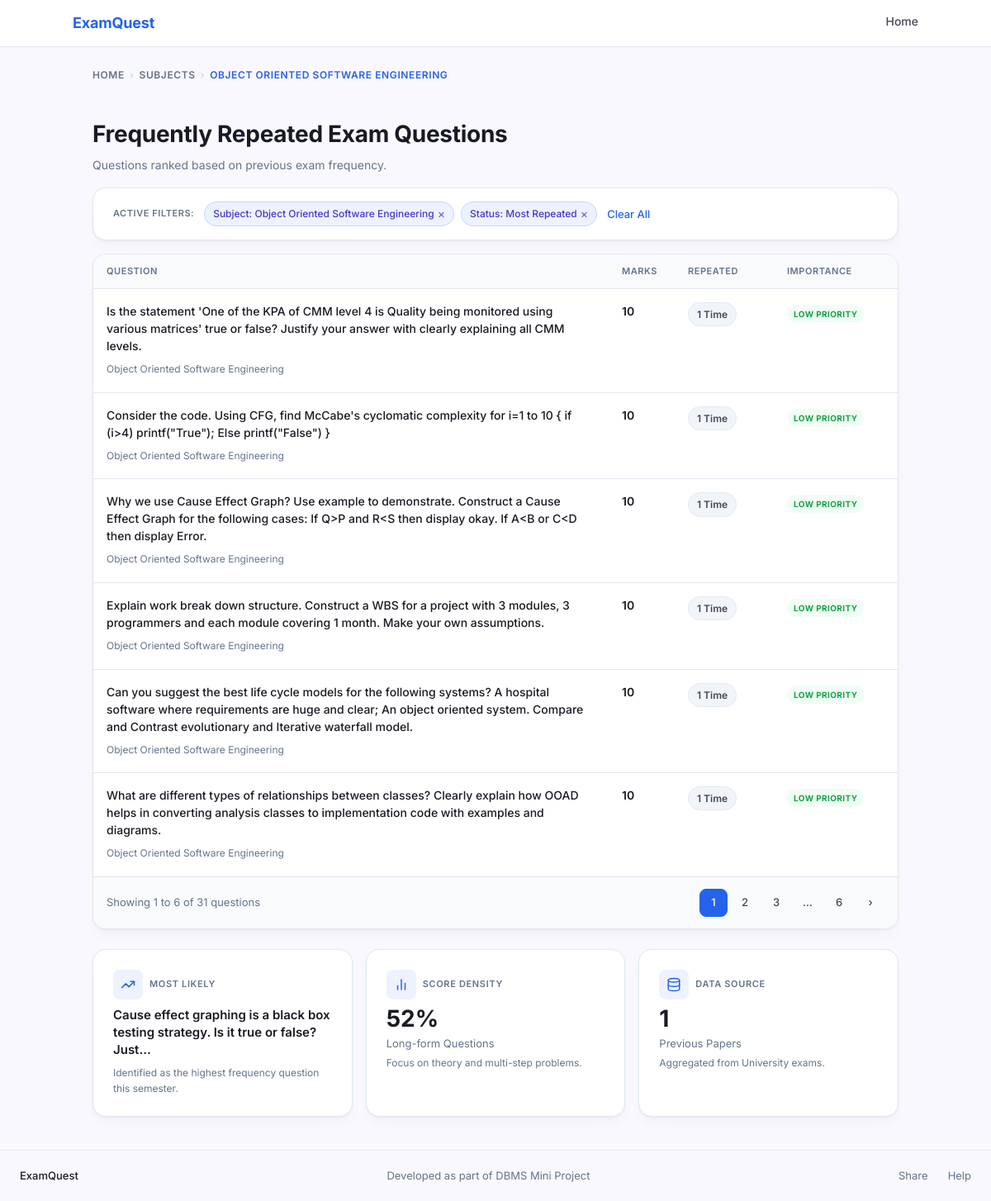
The page /questions.php?subject_id=10 on the database its author committed.
### tables this page shows
CREATE TABLE subject (
    subject_id   INT AUTO_INCREMENT PRIMARY KEY,
    subject_name VARCHAR(200) NOT NULL,
    semester     VARCHAR(10)  NOT NULL,
    subject_type VARCHAR(50)  NOT NULL DEFAULT 'Core Subject',
    syllabus_id  INT NOT NULL,
    branch_id    INT NOT NULL,
    UNIQUE KEY uq_subject (subject_name(150), semester, syllabus_id, branch_id),
    FOREIGN KEY (syllabus_id) REFERENCES syllabus(syllabus_id) ON DELETE CASCADE,
    FOREIGN KEY (branch_id)   REFERENCES branch(branch_id)     ON DELETE CASCADE
);

CREATE TABLE questions (
    question_id   INT AUTO_INCREMENT PRIMARY KEY,
    subject_id    INT         NOT NULL,
    question_text MEDIUMTEXT  NOT NULL,
    marks         INT         NOT NULL DEFAULT 0,
    frequency     INT         NOT NULL DEFAULT 1,
    UNIQUE KEY uq_question (subject_id, question_text(500)),
    FOREIGN KEY (subject_id) REFERENCES subject(subject_id) ON DELETE CASCADE
);

### questions.php (the view, shortened to what this page needs)
<?php
require_once 'db.php';
$subject_id  = intval($_GET['subject_id']  ?? 0);
$syllabus_id = intval($_GET['syllabus_id'] ?? 0);
$branch_id   = intval($_GET['branch_id']   ?? 0);
$semester    = trim($_GET['semester']       ?? '');
$page        = max(1, intval($_GET['page'] ?? 1));
$stmt = $conn->prepare('
    SELECT s.subject_name, s.semester, s.subject_type,
           sy.regulation_year, b.branch_name,
           s.syllabus_id, s.branch_id
    FROM subject s
    JOIN syllabus sy ON sy.syllabus_id = s.syllabus_id
    JOIN branch   b  ON b.branch_id   = s.branch_id
    WHERE s.subject_id = ?
');
$stmt->bind_param('i', $subject_id);
$stmt->execute();
$subject_info = $stmt->get_result()->fetch_assoc();
if ($syllabus_id <= 0) $syllabus_id = intval($subject_info['syllabus_id']);
if ($branch_id   <= 0) $branch_id   = intval($subject_info['branch_id']);
if ($semester === '')  $semester    = $subject_info['semester'];
$stmt = $conn->prepare('SELECT COUNT(*) AS total FROM questions WHERE subject_id = ?');
$stmt->bind_param('i', $subject_id);
$stmt->execute();
$total_questions = intval($stmt->get_result()->fetch_assoc()['total']);
$total_pages = $total_questions > 0 ? (int)ceil($total_questions / PER_PAGE) : 1;
$page   = min($page, $total_pages);
$offset = ($page - 1) * PER_PAGE;
$stmt = $conn->prepare('
    SELECT question_id, question_text, marks, frequency
    FROM questions
    WHERE subject_id = ?
    ORDER BY frequency DESC, marks DESC
    LIMIT ? OFFSET ?
');
$per_page = PER_PAGE;
$stmt->bind_param('iii', $subject_id, $per_page, $offset);
$stmt->execute();
$questions_result = $stmt->get_result();
$questions = [];
while ($row = $questions_result->fetch_assoc()) {
    $questions[] = $row;
}
function getImportance(int $freq): array {
    return              ['label' => 'LOW PRIORITY',         'class' => 'badge--green'];
}
function getRepeatedLabel(int $freq): string {
    return $freq === 1 ? '1 Time' : $freq . ' Times';
}
$stmt = $conn->prepare('SELECT COUNT(*) AS cnt FROM questions WHERE subject_id = ? AND marks >= 10');
$stmt->bind_param('i', $subject_id);
$stmt->execute();
$long_form_count = intval($stmt->get_result()->fetch_assoc()['cnt']);
$long_form_pct = $total_questions > 0
    ? round(($long_form_count / $total_questions) * 100)
    : 0;
$stmt = $conn->prepare('SELECT MAX(frequency) AS max_freq FROM questions WHERE subject_id = ?');
$stmt->bind_param('i', $subject_id);
$stmt->execute();
$max_freq = intval($stmt->get_result()->fetch_assoc()['max_freq']);
$stmt = $conn->prepare('
    SELECT question_text
    FROM questions
    WHERE subject_id = ?
    ORDER BY frequency DESC
    LIMIT 1
');
$stmt->bind_param('i', $subject_id);
$stmt->execute();
$top_row   = $stmt->get_result()->fetch_assoc();
$top_topic = $top_row
    ? (strlen($top_row['question_text']) > 80
        ? substr($top_row['question_text'], 0, 80) . '…'
        : $top_row['question_text'])
    : 'N/A';
function pageUrl(int $p): string {
    $params         = $_GET;
    $params['page'] = $p;
    return '?' . http_build_query($params);
}
?>
<!DOCTYPE html>
<html lang="en">
<head>
    <link rel="stylesheet" href="style.css">
</head>
<body>
<nav class="nav">
    <div class="nav__inner">
        <a href="index.php" class="nav__brand">ExamQuest</a>
        <div class="nav__links">
            <a href="index.php">Home</a>
        </div>
    </div>
</nav>
<main>
    <div class="container questions-layout">
        <nav class="breadcrumb" aria-label="Breadcrumb">
            <a href="index.php">Home</a>
            <span class="breadcrumb__sep">›</span>
            <a href="subject.php?syllabus_id=<?= $syllabus_id ?>&branch_id=<?= $branch_id ?>&semester=<?= urlencode($semester) ?>">Subjects</a>
            <span class="breadcrumb__sep">›</span>
            <span class="breadcrumb__current"><?= htmlspecialchars(strtoupper($subject_info['subject_name']), ENT_QUOTES, 'UTF-8') ?></span>
        </nav>
        <div class="page-header">
            <div>
                <h1>Frequently Repeated Exam Questions</h1>
                <p>Questions ranked based on previous exam frequency.</p>
            </div>
        </div>
        <div class="card active-filters">
            <span class="active-filters__label">Active Filters:</span>
            <span class="chip">
                Subject: <?= htmlspecialchars($subject_info['subject_name'], ENT_QUOTES, 'UTF-8') ?>
                <a href="subject.php?syllabus_id=<?= $syllabus_id ?>&branch_id=<?= $branch_id ?>&semester=<?= urlencode($semester) ?>">×</a>
            </span>
            <span class="chip">
                Status: Most Repeated
                <a href="<?= pageUrl(1) ?>">×</a>
            </span>
            <a href="subject.php?syllabus_id=<?= $syllabus_id ?>&branch_id=<?= $branch_id ?>&semester=<?= urlencode($semester) ?>" class="link--clear">Clear All</a>
        </div>
        <?php if (empty($questions)): ?>
        <div class="card" style="text-align:center;padding:48px;color:var(--color-secondary-text);">
            <p>No questions available for this subject yet.</p>
        </div>
        <?php else: ?>
        <div class="card question-table">
            <table>
                <thead>
                    <tr>
                        <th>Question</th>
                        <th style="width:80px;">Marks</th>
                        <th style="width:120px;">Repeated</th>
                        <th style="width:150px;">Importance</th>
                    </tr>
                </thead>
                <tbody>
                    <?php foreach ($questions as $q):
                        $imp = getImportance(intval($q['frequency']));
                    ?>
                    <tr>
                        <td>
                            <p class="question-text"><?= htmlspecialchars($q['question_text'], ENT_QUOTES, 'UTF-8') ?></p>
                            <span class="question-meta">
                                <?= htmlspecialchars($subject_info['subject_name'], ENT_QUOTES, 'UTF-8') ?>
                            </span>
                        </td>
                        <td class="marks-cell"><?= intval($q['marks']) ?></td>
                        <td class="freq-cell">
                            <span class="freq-badge"><?= getRepeatedLabel(intval($q['frequency'])) ?></span>
                        </td>
                        <td class="importance-cell">
                            <span class="badge <?= $imp['class'] ?>"><?= $imp['label'] ?></span>
                        </td>
                    </tr>
                    <?php endforeach; ?>
                </tbody>
            </table>
            <div class="pagination">
                <span class="pagination__info">
                    Showing <?= $offset + 1 ?> to <?= min($offset + PER_PAGE, $total_questions) ?> of <?= $total_questions ?> questions
                </span>
                <div class="pagination__pages">
                    <?php
                    $window = 2;
                    $shown  = [];
                    for ($p = 1; $p <= $total_pages; $p++) {
                        if ($p === 1 || $p === $total_pages || abs($p - $page) <= $window) {
                            $shown[] = $p;
                        }
                    }
                    $prev = null;
                    foreach ($shown as $p):
                        if ($prev !== null && $p - $prev > 1): ?>
                        <span class="page-btn page-btn--ellipsis">…</span>
                    <?php endif; ?>
                    <a href="<?= pageUrl($p) ?>"
                       class="page-btn <?= $p === $page ? 'page-btn--active' : '' ?>"
                       aria-label="Page <?= $p ?>"
                       <?= $p === $page ? 'aria-current="page"' : '' ?>>
                        <?= $p ?>
                    </a>
                    <?php $prev = $p;
                    endforeach; ?>
                    <?php if ($page < $total_pages): ?>
                    <a href="<?= pageUrl($page + 1) ?>" class="page-btn" aria-label="Next page">›</a>
                    <?php endif; ?>
                </div>
            </div>
        </div>
        <?php endif; ?>
        <div class="stats-row">
            <div class="card stat-card">
                <div class="stat-card__header">
                    <div class="stat-card__icon">
                        <svg xmlns="http://www.w3.org/2000/svg" viewBox="0 0 24 24" fill="none" stroke="currentColor" stroke-width="2" stroke-linecap="round" stroke-linejoin="round"><polyline points="22 7 13.5 15.5 8.5 10.5 2 17"/><polyline points="16 7 22 7 22 13"/></svg>
                    </div>
                    <span class="stat-card__eyebrow">Most Likely</span>
                </div>
                <div style="font-size:15px;font-weight:600;color:var(--color-on-surface);line-height:1.4;margin-bottom:4px;">
                    <?= htmlspecialchars($top_topic, ENT_QUOTES, 'UTF-8') ?>
                </div>
                <div class="stat-card__note">Identified as the highest frequency question this semester.</div>
            </div>
            <div class="card stat-card">
                <div class="stat-card__header">
                    <div class="stat-card__icon">
                        <svg xmlns="http://www.w3.org/2000/svg" viewBox="0 0 24 24" fill="none" stroke="currentColor" stroke-width="2" stroke-linecap="round" stroke-linejoin="round"><line x1="18" y1="20" x2="18" y2="10"/><line x1="12" y1="20" x2="12" y2="4"/><line x1="6" y1="20" x2="6" y2="14"/></svg>
                    </div>
                    <span class="stat-card__eyebrow">Score Density</span>
                </div>
                <div class="stat-card__value"><?= $long_form_pct ?>%</div>
                <div class="stat-card__label">Long-form Questions</div>
                <div class="stat-card__note">Focus on theory and multi-step problems.</div>
            </div>
            <div class="card stat-card">
                <div class="stat-card__header">
                    <div class="stat-card__icon">
                        <svg xmlns="http://www.w3.org/2000/svg" viewBox="0 0 24 24" fill="none" stroke="currentColor" stroke-width="2" stroke-linecap="round" stroke-linejoin="round"><ellipse cx="12" cy="5" rx="9" ry="3"/><path d="M21 12c0 1.66-4 3-9 3s-9-1.34-9-3"/><path d="M3 5v14c0 1.66 4 3 9 3s9-1.34 9-3V5"/></svg>
                    </div>
                    <span class="stat-card__eyebrow">Data Source</span>
                </div>
                <div class="stat-card__value"><?= $max_freq ?></div>
                <div class="stat-card__label">Previous Papers</div>
                <div class="stat-card__note">Aggregated from University exams.</div>
            </div>
        </div>
    </div>
</main>
<footer class="footer">
    <div class="footer__brand">ExamQuest</div>
    <div class="footer__tagline">Developed as part of DBMS Mini Project</div>
    <div class="footer__links">
        <a href="#">Share</a>
        <a href="#">Help</a>
    </div>
</footer>
</body>
</html>

### rows shown on the page
subject: subject_name "OBJECT ORIENTED SOFTWARE ENGINEERING", subject_name "Object Oriented Software Engineering"
questions: question_text "Is the statement 'One of the KPA of CMM level 4 is Quality being monitored using various matrices' true or false? Justify your answer with clearly explaining all CMM levels.", subject.subject_name "Object Oriented Software Engineering", marks "10", frequency "1 Time", frequency "LOW PRIORITY"
questions: question_text "Consider the code. Using CFG, find McCabe's cyclomatic complexity for i=1 to 10 { if (i>4) printf(\"True\"); Else printf(\"False\") }", subject.subject_name "Object Oriented Software Engineering", marks "10", frequency "1 Time", frequency "LOW PRIORITY"
questions: question_text "Why we use Cause Effect Graph? Use example to demonstrate. Construct a Cause Effect Graph for the following cases: If Q>P and R<S then display okay. If A<B or C<D then display Error.", subject.subject_name "Object Oriented Software Engineering", marks "10", frequency "1 Time", frequency "LOW PRIORITY"
questions: question_text "Explain work break down structure. Construct a WBS for a project with 3 modules, 3 programmers and each module covering 1 month. Make your own assumptions.", subject.subject_name "Object Oriented Software Engineering", marks "10", frequency "1 Time", frequency "LOW PRIORITY"
questions: question_text "Can you suggest the best life cycle models for the following systems? A hospital software where requirements are huge and clear; An object oriented system. Compare and Contrast evolutionary and Iterative waterfall model.", subject.subject_name "Object Oriented Software Engineering", marks "10", frequency "1 Time", frequency "LOW PRIORITY"
questions: question_text "What are different types of relationships between classes? Clearly explain how OOAD helps in converting analysis classes to implementation code with examples and diagrams.", subject.subject_name "Object Oriented Software Engineering", marks "10", frequency "1 Time", frequency "LOW PRIORITY"
questions: question_text "Cause effect graphing is a black box testing strategy. Is it true or false? Just…"

### other values the page prints
$offset + 1 "1"
min($offset + PER_PAGE, $total_questions) "6"
$total_questions "31"
$p "1"
$p "2"
$p "3"
$p "6"
$long_form_pct "52"
$max_freq "1"
